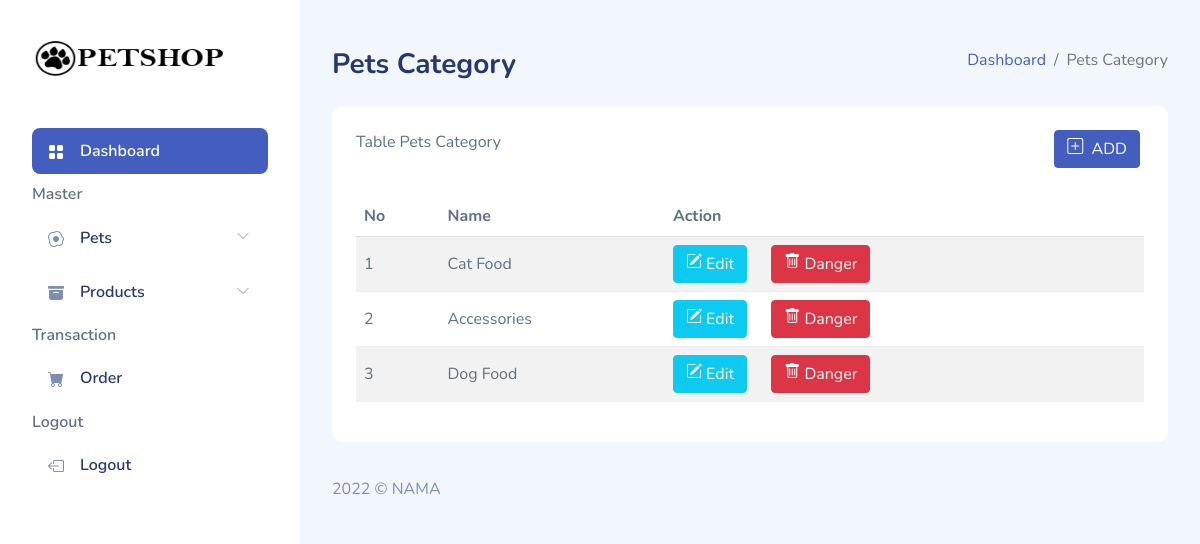
/admin/pages/admin-pets-category.php (signed in), run on the app's committed database.
### tables this page shows
CREATE TABLE `pet_category` (
  `id` int(11) NOT NULL,
  `nama` varchar(255) DEFAULT NULL
);

### admin/pages/admin-pets-category.php (the view, shortened to what this page needs)
<?php
include_once("../config/layout.php");
$db = dbConnect();
$sql = "SELECT * FROM pet_category";
$res = mysqli_query($db, $sql);
?>
    <div id="app">
        <div id="main">
            <div class="page-heading">
                <div class="page-title">
                    <div class="row">
                        <div class="col-12 col-md-6 order-md-1 order-last mb-3">
                            <h3>Pets Category</h3>
                        </div>
                        <div class="col-12 col-md-6 order-md-2 order-first">
                            <nav aria-label="breadcrumb" class="breadcrumb-header float-start float-lg-end">
                                <ol class="breadcrumb">
                                    <li class="breadcrumb-item"><a href="admin-dashboard.html">Dashboard</a></li>
                                    <li class="breadcrumb-item active" aria-current="page">Pets Category</li>
                                </ol>
                            </nav>
                        </div>
                    </div>
                </div>
                <section class="section">
                    <div class="card">
                        <div class="card-header">
                            Table Pets Category
                            <div class="me-1 mb-1 d-inline-block float-end">
                                <button type="button" class="btn btn-primary" data-bs-toggle="modal"
                                    data-bs-target="#defaultSize">
                                    <i class="bi bi-plus-square"></i>&nbsp;
                                    <span>ADD</span>
                                </button>
                            </div>
                        </div>
                        <div class="card-body">
                            <table class="table table-striped" id="table1">
                                <thead>
                                    <tr>
                                        <th>No</th>
                                        <th>Name</th>
                                        <th>Action</th>
                                    </tr>
                                </thead>
                                <tbody>
                                <?php
                                    if($res)
                                    {
                                        $i = 1;
                                        $data = $res->fetch_all(MYSQLI_ASSOC);
                                        foreach($data as $row)
                                        {
                                            ?>
                                        <tr>
                                        <td><?php echo $i++ ?></td>
                                        <td><?php echo $row['nama'] ?></td>
                                        <td>
                                            <a href="admin-pets-category-edit.php?id=<?php echo $row['id'] ?>" class="btn btn-info"><i class="bi bi-pencil-square"></i> Edit</a>
                                            <a href="../do-pets-category-delete.php?id=<?php echo $row['id'] ?>" class="btn btn-danger delete-confirm"><i class="bi bi-trash"></i> Danger</a>
                                        </td>
                                    </tr>
                                            <?php
                                        }
                                    }
                                ?>
                                </tbody>
                            </table>
                        </div>
                    </div>
                </section>
            </div>
            <footer>
                <div class="footer clearfix mb-0 text-muted">
                    <div class="float-start">
                        <p>2022 &copy; NAMA</p>
                    </div>
                </div>
            </footer>
        </div>
    </div>

### admin/pages/assets/css/app.css (style rules this page uses)
.btn i,.btn svg { height:16px;width:16px }
.btn.btn-danger,.btn.btn-info,.btn.btn-primary,.btn.btn-secondary,.btn.btn-success,.btn.btn-warning { color:#fff }
.card { border:none;margin-bottom:2.2rem }
.card .card-header { border:none }
.card .card-header~.card-body { padding-top:0 }
.card .card-body { padding:1.5rem }
.dataTable-table td,.dataTable-table thead th,.table td,.table thead th { vertical-align:middle }
.dataTable-table:not(.table-borderless) thead th,.table:not(.table-borderless) thead th { border-bottom:1px solid #dedede!important }
.bi { height:1rem;width:1rem }
#main { margin-left:300px;padding:2rem }
.page-heading { margin:0 0 2rem }
.page-heading h3 { font-weight:700 }
a { text-decoration:none }

### data on the page
pet_category: nama "Cat Food"
pet_category: nama "Accessories"
pet_category: nama "Dog Food"
